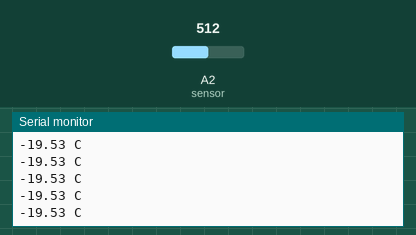
The sketch below on a simulated Arduino Uno, built with avr-gcc and run on an emulated ATmega328P. On the bench: the last lines printed to the serial monitor. The test bench sets the inputs (shaded band); at power-on: A2 (sensor) = 512.

Above: at 1.2 s.
1.3 s: A2 (sensor) set to 716
At 1.56 s:
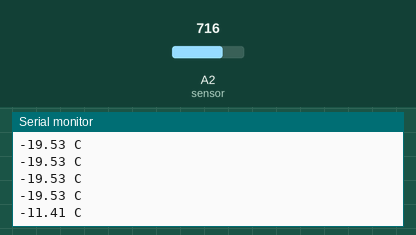
2.8 s: A2 (sensor) set to 900
At 2.97 s:
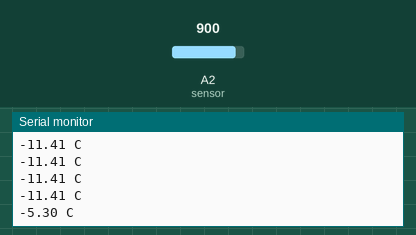
Timing chart, 0 to 5.8 s (numbered marks = the images above; inputs shaded):
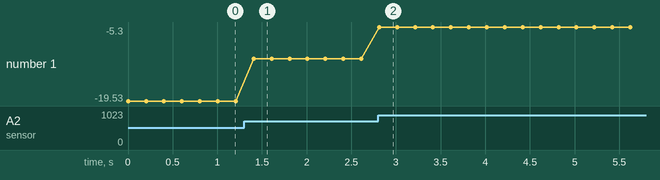

Measured:
- after the input at 1.3 s, the serial monitor: prints a new line after 0.11 s (image 1)
- after the input at 2.8 s, the serial monitor: prints a new line at once (image 2)
- plotted number 1: -19.53 → -11.41 after the input at 1.3 s, -11.41 → -5.3 after the input at 2.8 s

The sketch:

02._temperature_sensor_result.ino
```cpp
/******************************************************************************************
 * FileName     : 02._temperature_sensor_result
 * Description  : 온도 센서값을 이용해 현재 온도 출력 해보기
 * Author       : 이인정
 * Created Date : 2021.06.08
 * Reference    :
 * Modified : 2021.06.08 : LIJ : 헤더 수정
 * Modified : 2021.12.16 : LEH : 소스 크린징
******************************************************************************************/

int sensor = A2;                                         // 온도센서
int Vo;
float R1 = 10000;
float logR2, R2, T, Tc;
float c1 = 1.009249522e-03, c2 = 2.378405444e-04, c3 = 2.019202697e-07;
// 현제온도를 구하기 위한 값들입니다. 굳이 알 필요없으니 넘어가도 좋습니다.


void setup() {
  Serial.begin(115200);                                  // 통신속도
}


void loop() {
  Vo = analogRead(sensor);                               // 센서의 값을 읽고 온도로 변환
  R2 = R1 * (4095.0 / (float)Vo - 1.0);
  logR2 = log(R2);
  T = (1.0 / (c1 + c2*logR2 + c3*logR2*logR2*logR2));
  Tc = T - 273.15;

  Serial.print(Tc);                                      // 변환한 온도값을 출력
  Serial.println(" C");

  delay(200);                                            // 0.2초대기
}

//=========================================================================================
//
// (주)한국공학기술연구원 http://et.ketri.re.kr
//
//=========================================================================================
```
